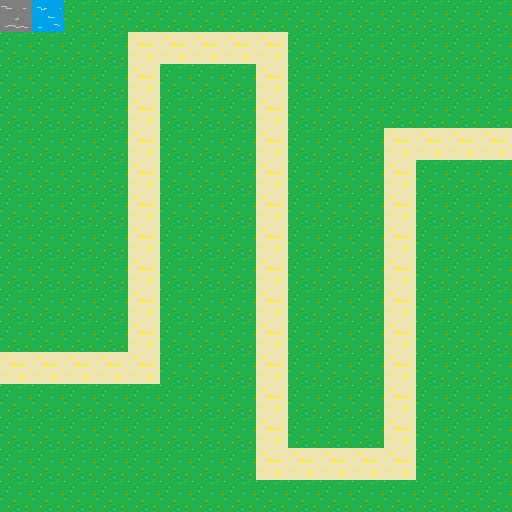

Below is a game level as drawn by its tile map, then a one-line description and the .tmx file that defines it, in full:
An orthogonal 16x16 tile map with 32x32 px tiles, 1 tile layer (Tile Layer 1).

<map version="1.0" orientation="orthogonal" renderorder="right-down" width="16" height="16" tilewidth="32" tileheight="32" nextobjectid="1">
 <tileset firstgid="1" name="Sheet1" tilewidth="32" tileheight="32" tilecount="4">
  <image source="../Images/Sheet/Sheet1.png" width="64" height="64" />
 </tileset>
 <layer name="Tile Layer 1" width="16" height="16">
  <data>
   <tile gid="3" />
   <tile gid="4" />
   <tile gid="1" />
   <tile gid="1" />
   <tile gid="1" />
   <tile gid="1" />
   <tile gid="1" />
   <tile gid="1" />
   <tile gid="1" />
   <tile gid="1" />
   <tile gid="1" />
   <tile gid="1" />
   <tile gid="1" />
   <tile gid="1" />
   <tile gid="1" />
   <tile gid="1" />
   <tile gid="1" />
   <tile gid="1" />
   <tile gid="1" />
   <tile gid="1" />
   <tile gid="2" />
   <tile gid="2" />
   <tile gid="2" />
   <tile gid="2" />
   <tile gid="2" />
   <tile gid="1" />
   <tile gid="1" />
   <tile gid="1" />
   <tile gid="1" />
   <tile gid="1" />
   <tile gid="1" />
   <tile gid="1" />
   <tile gid="1" />
   <tile gid="1" />
   <tile gid="1" />
   <tile gid="1" />
   <tile gid="2" />
   <tile gid="1" />
   <tile gid="1" />
   <tile gid="1" />
   <tile gid="2" />
   <tile gid="1" />
   <tile gid="1" />
   <tile gid="1" />
   <tile gid="1" />
   <tile gid="1" />
   <tile gid="1" />
   <tile gid="1" />
   <tile gid="1" />
   <tile gid="1" />
   <tile gid="1" />
   <tile gid="1" />
   <tile gid="2" />
   <tile gid="1" />
   <tile gid="1" />
   <tile gid="1" />
   <tile gid="2" />
   <tile gid="1" />
   <tile gid="1" />
   <tile gid="1" />
   <tile gid="1" />
   <tile gid="1" />
   <tile gid="1" />
   <tile gid="1" />
   <tile gid="1" />
   <tile gid="1" />
   <tile gid="1" />
   <tile gid="1" />
   <tile gid="2" />
   <tile gid="1" />
   <tile gid="1" />
   <tile gid="1" />
   <tile gid="2" />
   <tile gid="1" />
   <tile gid="1" />
   <tile gid="1" />
   <tile gid="2" />
   <tile gid="2" />
   <tile gid="2" />
   <tile gid="2" />
   <tile gid="1" />
   <tile gid="1" />
   <tile gid="1" />
   <tile gid="1" />
   <tile gid="2" />
   <tile gid="1" />
   <tile gid="1" />
   <tile gid="1" />
   <tile gid="2" />
   <tile gid="1" />
   <tile gid="1" />
   <tile gid="1" />
   <tile gid="2" />
   <tile gid="1" />
   <tile gid="1" />
   <tile gid="1" />
   <tile gid="1" />
   <tile gid="1" />
   <tile gid="1" />
   <tile gid="1" />
   <tile gid="2" />
   <tile gid="1" />
   <tile gid="1" />
   <tile gid="1" />
   <tile gid="2" />
   <tile gid="1" />
   <tile gid="1" />
   <tile gid="1" />
   <tile gid="2" />
   <tile gid="1" />
   <tile gid="1" />
   <tile gid="1" />
   <tile gid="1" />
   <tile gid="1" />
   <tile gid="1" />
   <tile gid="1" />
   <tile gid="2" />
   <tile gid="1" />
   <tile gid="1" />
   <tile gid="1" />
   <tile gid="2" />
   <tile gid="1" />
   <tile gid="1" />
   <tile gid="1" />
   <tile gid="2" />
   <tile gid="1" />
   <tile gid="1" />
   <tile gid="1" />
   <tile gid="1" />
   <tile gid="1" />
   <tile gid="1" />
   <tile gid="1" />
   <tile gid="2" />
   <tile gid="1" />
   <tile gid="1" />
   <tile gid="1" />
   <tile gid="2" />
   <tile gid="1" />
   <tile gid="1" />
   <tile gid="1" />
   <tile gid="2" />
   <tile gid="1" />
   <tile gid="1" />
   <tile gid="1" />
   <tile gid="1" />
   <tile gid="1" />
   <tile gid="1" />
   <tile gid="1" />
   <tile gid="2" />
   <tile gid="1" />
   <tile gid="1" />
   <tile gid="1" />
   <tile gid="2" />
   <tile gid="1" />
   <tile gid="1" />
   <tile gid="1" />
   <tile gid="2" />
   <tile gid="1" />
   <tile gid="1" />
   <tile gid="1" />
   <tile gid="1" />
   <tile gid="1" />
   <tile gid="1" />
   <tile gid="1" />
   <tile gid="2" />
   <tile gid="1" />
   <tile gid="1" />
   <tile gid="1" />
   <tile gid="2" />
   <tile gid="1" />
   <tile gid="1" />
   <tile gid="1" />
   <tile gid="2" />
   <tile gid="1" />
   <tile gid="1" />
   <tile gid="1" />
   <tile gid="2" />
   <tile gid="2" />
   <tile gid="2" />
   <tile gid="2" />
   <tile gid="2" />
   <tile gid="1" />
   <tile gid="1" />
   <tile gid="1" />
   <tile gid="2" />
   <tile gid="1" />
   <tile gid="1" />
   <tile gid="1" />
   <tile gid="2" />
   <tile gid="1" />
   <tile gid="1" />
   <tile gid="1" />
   <tile gid="1" />
   <tile gid="1" />
   <tile gid="1" />
   <tile gid="1" />
   <tile gid="1" />
   <tile gid="1" />
   <tile gid="1" />
   <tile gid="1" />
   <tile gid="2" />
   <tile gid="1" />
   <tile gid="1" />
   <tile gid="1" />
   <tile gid="2" />
   <tile gid="1" />
   <tile gid="1" />
   <tile gid="1" />
   <tile gid="1" />
   <tile gid="1" />
   <tile gid="1" />
   <tile gid="1" />
   <tile gid="1" />
   <tile gid="1" />
   <tile gid="1" />
   <tile gid="1" />
   <tile gid="2" />
   <tile gid="1" />
   <tile gid="1" />
   <tile gid="1" />
   <tile gid="2" />
   <tile gid="1" />
   <tile gid="1" />
   <tile gid="1" />
   <tile gid="1" />
   <tile gid="1" />
   <tile gid="1" />
   <tile gid="1" />
   <tile gid="1" />
   <tile gid="1" />
   <tile gid="1" />
   <tile gid="1" />
   <tile gid="2" />
   <tile gid="2" />
   <tile gid="2" />
   <tile gid="2" />
   <tile gid="2" />
   <tile gid="1" />
   <tile gid="1" />
   <tile gid="1" />
   <tile gid="1" />
   <tile gid="1" />
   <tile gid="1" />
   <tile gid="1" />
   <tile gid="1" />
   <tile gid="1" />
   <tile gid="1" />
   <tile gid="1" />
   <tile gid="1" />
   <tile gid="1" />
   <tile gid="1" />
   <tile gid="1" />
   <tile gid="1" />
   <tile gid="1" />
   <tile gid="1" />
   <tile gid="1" />
  </data>
 </layer>
</map>